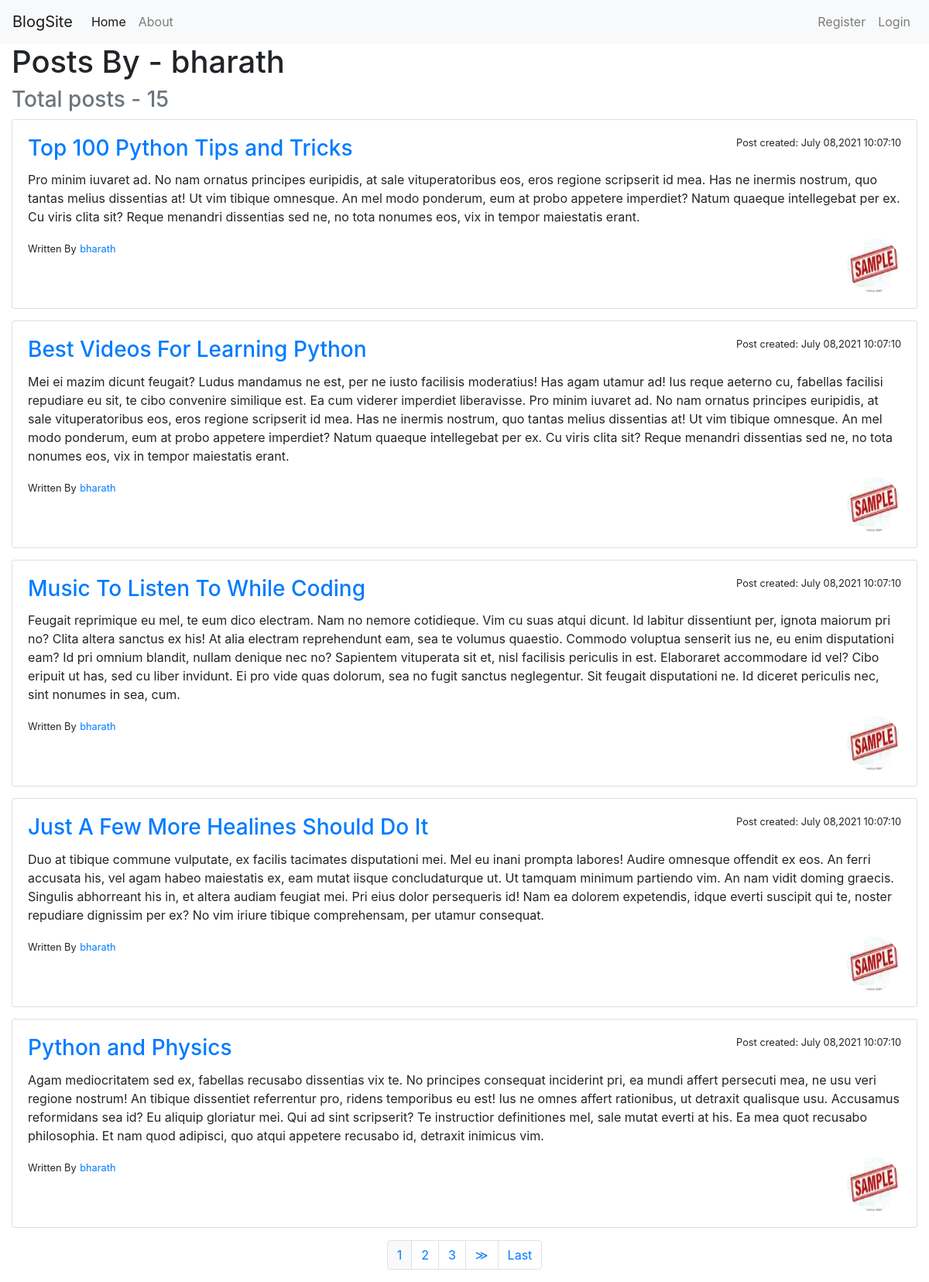
The app's page /user/bharath/ with its own data.
### blog/models.py (models this page shows, shortened)
class Post(models.Model):
    title=models.CharField(max_length=50)
    content=models.TextField()
    date=models.DateTimeField(default=timezone.now)
    author=models.ForeignKey(User, on_delete=models.CASCADE)

### users/models.py (models this page shows, shortened)
class Profile(models.Model):
    user=models.OneToOneField(User,on_delete=models.CASCADE)
    image=models.ImageField(upload_to='media/profile_pics', default='default.jpg')

### blog/views.py (the view)
# urls.py: path('user/<username>/',UserPostListView.as_view(),name='user-post'),
class UserPostListView(ListView):
    model=Post
    template_name='blog/user_posts.html' #<app>/<model>_<viewtype>.html
    context_object_name='posts'
    paginate_by=5
    def get_queryset(self):
        user=get_object_or_404(User,username=self.kwargs.get('username'))
        return Post.objects.filter(author=user).order_by('-date')

### blog/templates/blog/user_posts.html (shortened to what this page needs)
{%  extends 'base.html' %}
{% block content %}
<h1>Posts By - {{view.kwargs.username}} <h3 class="text-muted">Total posts - {{page_obj.paginator.count}} </h3></h1>
{% for i in posts %}
<div class="card" style="margin-bottom: 15px;">
    <div class="card-body" >
        <small style="display:inline;float:right;">Post created: {{i.date|date:"F d,Y h:m:s "}}</small>
        <a href='post/{{i.id}}'><h3 class="card-title">{{i.title}}</h3></a>
        <p class="card-text">{{i.content}}</p>
        <small>Written By</small>
        <a href="{% url 'user-post' i.author.username %}"><small>{{i.author.username}}</small></a>
        <img src={{i.author.profile.image.url}} alt="none" class="rounded-circle" height=70 width =70 style="display: inline;float:right;">
      </div>
</div>
{% endfor %}
{% if is_paginated %}
<ul class="pagination justify-content-center my-3">
{% for num in page_obj.paginator.page_range %}
  {% if page_obj.number == num %}
  <li class="page-item"><a class="page-link bg-light" href="?page={{num}}">{{num}}</a></li>
  {% elif num > page_obj.number|add:'-3' and num < page_obj.number|add:'3' %}
  <li class="page-item"><a class="page-link" href="?page={{num}}">{{num}}</a></li>
  {% endif %}
  {% endfor %}
{% if page_obj.has_next %}
  <li class="page-item"><a class="page-link" href="?page={{page_obj.next_page_number}}">&#8811</a></li>
  <li class="page-item"><a class="page-link" href="?page={{page_obj.paginator.num_pages}}">Last</a></li>
{% endif %}
</ul>
{% endif %}
{% endblock %}

### blog/templates/blog/base.html (shortened to what this page needs)
<!doctype html>
<html lang="en">
  <head>
    <link rel="stylesheet" href="https://maxcdn.bootstrapcdn.com/bootstrap/4.0.0/css/bootstrap.min.css">
  </head>
  <body>
    <nav class="navbar navbar-expand-lg navbar-light bg-light">
        <a class="navbar-brand" href="#">BlogSite</a>
        <div class="collapse navbar-collapse" id="navbarNav">
          <ul class="navbar-nav">
            <li class="nav-item active">
              <a class="nav-link" href="/">Home <span class="sr-only">(current)</span></a>
            </li>
            <li class="nav-item">
              <a class="nav-link" href="/about">About</a>
            </li>
        </div>
      <div class="navbar-nav">
      {% if not user.is_authenticated %}
        <li class="nav-item" >
          <a class="nav-link" href="{% url 'signin' %}">Register</a>
        </li>
        <li class="nav-item" >
            <a class="nav-link" href="/login/">Login</a>
        </li>
      {% endif %}
      </div>
    </nav>
    <div class="container-fluid">
    {% block content %}{% endblock %}
    </div>
  </body>
</html>

### records on screen
Post: date "July 08,2021 10:07:10", title "Top 100 Python Tips and Tricks", content "Pro minim iuvaret ad. No nam ornatus principes euripidis, at sale vituperatoribus eos, eros regione scripserit id mea. Has ne inermis nostrum, quo tantas melius dissentias at! Ut vim tibique omnesque. An mel modo ponderum, eum at probo appetere imperdiet? Natum quaeque intellegebat per ex. Cu viris clita sit? Reque menandri dissentias sed ne, no tota nonumes eos, vix in tempor maiestatis erant.", author.username "bharath", author.profile.image (placeholder picture)
Post: date "July 08,2021 10:07:10", title "Best Videos For Learning Python", content "Mei ei mazim dicunt feugait? Ludus mandamus ne est, per ne iusto facilisis moderatius! Has agam utamur ad! Ius reque aeterno cu, fabellas facilisi repudiare eu sit, te cibo convenire similique est. Ea cum viderer imperdiet liberavisse. Pro minim iuvaret ad. No nam ornatus principes euripidis, at sale vituperatoribus eos, eros regione scripserit id mea. Has ne inermis nostrum, quo tantas melius dissentias at! Ut vim tibique omnesque. An mel modo ponderum, eum at probo appetere imperdiet? Natum quaeque intellegebat per ex. Cu viris clita sit? Reque menandri dissentias sed ne, no tota nonumes eos, vix in tempor maiestatis erant.", author.username "bharath", author.profile.image (placeholder picture)
Post: date "July 08,2021 10:07:10", title "Music To Listen To While Coding", content "Feugait reprimique eu mel, te eum dico electram. Nam no nemore cotidieque. Vim cu suas atqui dicunt. Id labitur dissentiunt per, ignota maiorum pri no? Clita altera sanctus ex his! At alia electram reprehendunt eam, sea te volumus quaestio. Commodo voluptua senserit ius ne, eu enim disputationi eam? Id pri omnium blandit, nullam denique nec no? Sapientem vituperata sit et, nisl facilisis periculis in est. Elaboraret accommodare id vel? Cibo eripuit ut has, sed cu liber invidunt. Ei pro vide quas dolorum, sea no fugit sanctus neglegentur. Sit feugait disputationi ne. Id diceret periculis nec, sint nonumes in sea, cum.", author.username "bharath", author.profile.image (placeholder picture)
Post: date "July 08,2021 10:07:10", title "Just A Few More Healines Should Do It", content "Duo at tibique commune vulputate, ex facilis tacimates disputationi mei. Mel eu inani prompta labores! Audire omnesque offendit ex eos. An ferri accusata his, vel agam habeo maiestatis ex, eam mutat iisque concludaturque ut. Ut tamquam minimum partiendo vim. An nam vidit doming graecis. Singulis abhorreant his in, et altera audiam feugiat mei. Pri eius dolor persequeris id! Nam ea dolorem expetendis, idque everti suscipit qui te, noster repudiare dignissim per ex? No vim iriure tibique comprehensam, per utamur consequat.", author.username "bharath", author.profile.image (placeholder picture)
Post: date "July 08,2021 10:07:10", title "Python and Physics", content "Agam mediocritatem sed ex, fabellas recusabo dissentias vix te. No principes consequat inciderint pri, ea mundi affert persecuti mea, ne usu veri regione nostrum! An tibique dissentiet referrentur pro, ridens temporibus eu est! Ius ne omnes affert rationibus, ut detraxit qualisque usu. Accusamus reformidans sea id? Eu aliquip gloriatur mei. Qui ad sint scripserit? Te instructior definitiones mel, sale mutat everti at his. Ea mea quot recusabo philosophia. Et nam quod adipisci, quo atqui appetere recusabo id, detraxit inimicus vim.", author.username "bharath", author.profile.image (placeholder picture)

### other values on screen
{{ view.kwargs.username }} "bharath"
{{ page_obj.paginator.count }} "15"
{{ num }} "1"
{{ num }} "2" "3"
